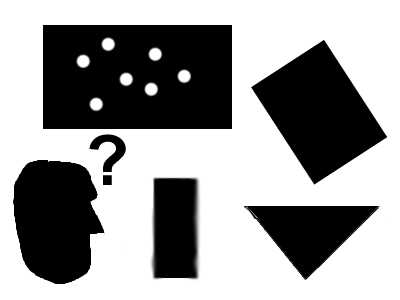
#> input picture 07_opencv/img/pic1.png, 400 x 300 px
$ python 04_img_joint.py
#> lines starting #> are read from the running program, lines starting #| are printed output that depends on the picture
import cv2 as cv
import numpy as np
from pathlib import Path

IMG_DIR = Path(__file__).resolve().parents[1] / 'img'

img = cv.imread(str(IMG_DIR / 'pic1.png'), cv.IMREAD_GRAYSCALE)
#> img: shape (300, 400); min 0, max 255, mean 154.1
img_1 = img[0:145, 0:400]
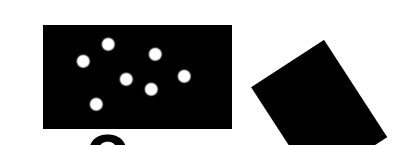
#> img_1: shape (145, 400); min 0, max 255, mean 134.6
img_2 = img[150:300, 0:400]
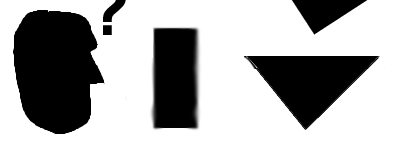
#> img_2: shape (150, 400); min 0, max 255, mean 171.7

cv.imshow('test', img_2)
cv.waitKey()

# SIFT检测器
sift = cv.SIFT_create()
kp1, dp1 = sift.detectAndCompute(img_1, None)
#> kp1 = 60 keypoints; strongest (x, y, size): (184, 76, 8.2), (96, 104, 8.2), (108, 44, 8.2), (126, 79, 8.2)
kp2, dp2 = sift.detectAndCompute(img_2, None)
#> kp2 = 44 keypoints; strongest (x, y, size): (107, 30, 6.3), (307, 85, 44.2), (175, 54, 35.1), (357, 65, 16.9)

# bf
bf = cv.BFMatcher()

# 使用 KNN 匹配
mtch = bf.knnMatch(dp1, dp2, k=2)
#> mtch = 60 matches
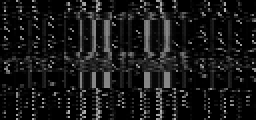
#> dp1: shape (60, 128) float32 (shown 2 times larger); min 0, max 181, mean 23.6

# 应用比率测试，筛选出好的匹配
g_mtch = []

for m, n in mtch:
    if m.distance < 0.75 * n.distance:
        g_mtch.append(m)
#> this loop made 60 passes
#> after the loop, g_mtch = []
print(g_mtch)

$ run again, with 07_opencv/img/cards.png copied over 07_opencv/img/pic1.png
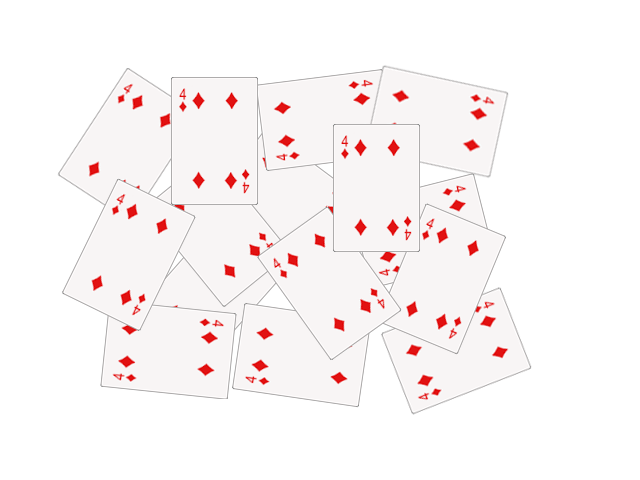
#> input picture 07_opencv/img/cards.png, 640 x 480 px
#> `img_2 = img[150:300, 0:400]`:
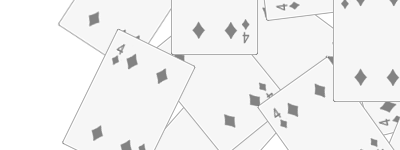
#> img_2: shape (150, 400); min 110, max 255, mean 242.5
#> kp1 = 76 keypoints; strongest (x, y, size): (282, 108, 7.1), (137, 102, 7), (354, 85, 4.5), (362, 99, 6.9)
#> kp2 = 170 keypoints; strongest (x, y, size): (97, 133, 7.1), (198, 30, 7.1), (360, 77, 7.1), (162, 76, 7.1)
#> mtch = 76 matches
#> `mtch = bf.knnMatch(dp1, dp2, k=2)`:
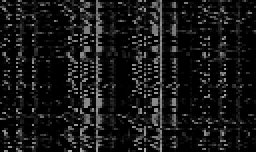
#> dp1: shape (76, 128) float32 (shown 2 times larger); min 0, max 168, mean 22.9
#> the loop `for m, n in mtch:` made 76 passes
#> after the loop `for m, n in mtch:`: g_mtch = 36 matches
#> (printed output is left out)

$ run again, with 07_opencv/img/poker.png copied over 07_opencv/img/pic1.png
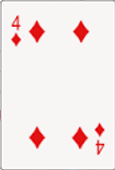
#> input picture 07_opencv/img/poker.png, 115 x 170 px
#> `img_2 = img[150:300, 0:400]`:
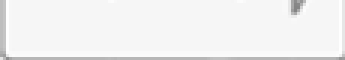
#> img_2: shape (20, 115) (shown 3 times larger); min 132, max 255, mean 241.5
#> kp1 = 54 keypoints; strongest (x, y, size): (81, 31, 9.4), (37, 31, 9.2), (99, 130, 5.9), (16, 39, 5.8)
#> kp2 = 2 keypoints; (x, y, size): (98, 2, 2.6), (98, 2, 2.6)
#> mtch = 54 matches
#> `mtch = bf.knnMatch(dp1, dp2, k=2)`:
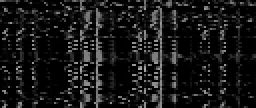
#> dp1: shape (54, 128) float32 (shown 2 times larger); min 0, max 169, mean 22.9
#> the loop `for m, n in mtch:` made 54 passes
#> after the loop `for m, n in mtch:`: g_mtch = 16 matches
#> (printed output is left out)

$ run again, with 07_opencv/img/smarties.png copied over 07_opencv/img/pic1.png
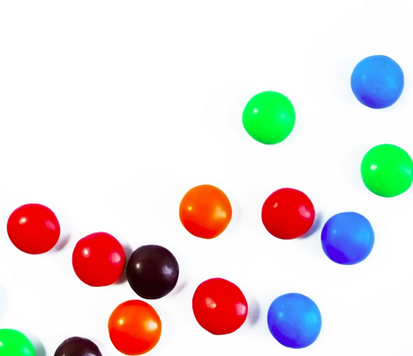
#> input picture 07_opencv/img/smarties.png, 413 x 356 px
#> `img_1 = img[0:145, 0:400]`:
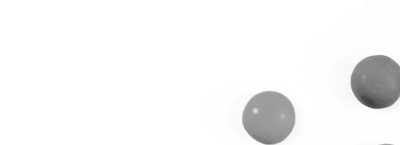
#> img_1: shape (145, 400); min 62, max 255, mean 245.7
#> `img_2 = img[150:300, 0:400]`:
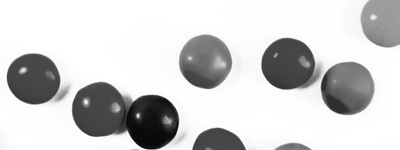
#> img_2: shape (150, 400); min 4, max 255, mean 206.8
#> kp1 = 9 keypoints; (x, y, size): (255, 111, 3.1), (255, 111, 3.1), (255, 111, 3.1), (255, 111, 3.1), (257, 138, 4.7), (251, 124, 13.4), (281, 138, 5), (287, 128, 9.5), (395, 64, 3.4)
#> kp2 = 50 keypoints; strongest (x, y, size): (286, 64, 32.8), (138, 116, 2.7), (203, 64, 31.5), (346, 94, 30.9)
#> mtch = 9 matches
#> the loop `for m, n in mtch:` made 9 passes
#> after the loop `for m, n in mtch:`: g_mtch = 4 matches
#> (printed output is left out)
